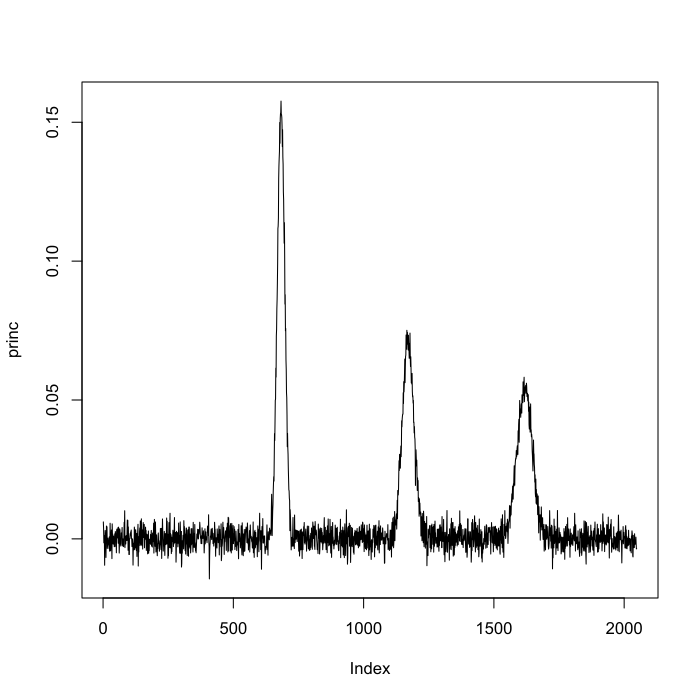

Write R code to recreate this figure.
## PCA bootstrap

bPCA = function(data,B,percentage){
library(bootstrap)
library(MASS)

#e.g. xdata=mvrnorm(n, c(1,2), matrix(c(1,.99,.99,1),2,2))
n = nrow(data)
d = ncol(data)

s = 1/n*t(data)%*%data
eigenvectors = eigen(s)$vectors
eigenvalues = eigen(s)$values

scores = data%*%eigenvectors       # new data after pca
total.var = sum(eigenvalues)       # total variance
prop.var = eigenvalues/total.var   # proportion of variance
cum.var = cumsum(prop.var)         # culmulative proportion
p=1
#p = sum(cum.var < percentage)+1    # first p components capture 95% variance

#pcdata = princomp(data)$scores     # new data after pca
#v = (princomp(data)$sdev)^2        # proportion of variance
#prop = cumsum(v/sum(v))            # culmulative proportion
#p = sum(prop < per)+1              # first p components capture 95 variance

#pj=princomp(data)$loadings         # projection matrix

pj = solve(eigenvectors)
center = apply(data,2,mean)
ndata = array(,dim=c(n,d,B))
a = array(,dim=c(n,d,B))


for (i in 1:B) {
	# bootstrapping the firt p principle components
	a[,1:p,i] = scores[sample(1:n,replace=T),1:p]
	a[,,i] = cbind(a[,1:p,i],scores[,-(1:p)])
    
    # mapping back
    ndata[,,i]=a[,,i]%*%(pj)+center
}

princ1 = array(,dim=c(d,B))            

for(i in 1:B) {
	scov=1/n*t(ndata[,,i])%*%ndata[,,i]
    princ1[,i]=eigen(scov)$vectors[,1]
    
    if (sum(princ1[,i])>0) {princ1[,i]=10*princ1[,i]}
    else {princ1[,i]=-10*princ1[,i]}
}

princ= apply(princ1,1,mean)
plot(princ,,"l")

#return(ndata)

#theta = function(x, pcdata){mean(pcdata[x,1:p])}
#result = bootstrap(1:n,B,theta,pcdata)
#pc = result$thetastar
#thetahat = cbind(t(pc),rep(0,B))

}
